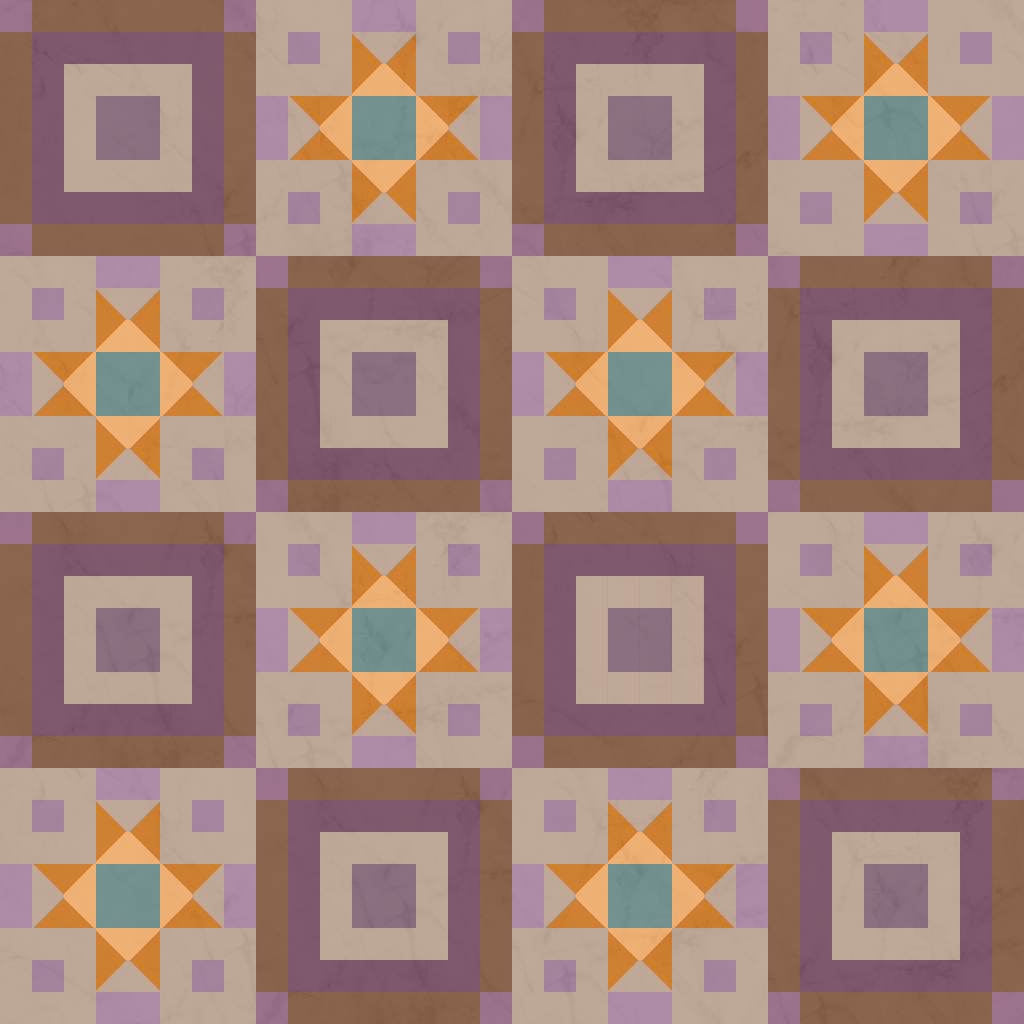

Tiled map render using the project's own tile images. Description and the map definition, with tile-layer contents summarised, below:
An orthogonal 32x32 tile map with 32x32 px tiles, 4 tile layers (Tile Layer 1, setting, purp setting, ...), 3 hidden layers not drawn, 6 tilesets.

<map version="1.2" tiledversion="1.2.0" orientation="orthogonal" renderorder="right-down" width="32" height="32" tilewidth="32" tileheight="32" infinite="0" nextlayerid="9" nextobjectid="1">
 <tileset firstgid="1" source="film_color_palettes_t.tsx" />
 <tileset firstgid="271" source="new_ties.tsx" />
 <tileset firstgid="1039" source="marb.tsx" />
 <tileset firstgid="1363" source="purples.tsx" />
 <tileset firstgid="1559" source="FloorsMarble0007_1_download600.tsx" />
 <tileset firstgid="1775" source="newties2.tsx" />
 <layer id="8" name="cracks" width="32" height="32" visible="0" opacity="0.97">
  <data>[1024 cells, 3 non-empty, 3 distinct tile ids]</data>
 </layer>
 <layer id="1" name="Tile Layer 1" width="32" height="32">
  <data>[1024 cells, 1024 non-empty, 18 distinct tile ids]</data>
 </layer>
 <layer id="4" name="setting" width="32" height="32" opacity="0.63">
  <data>[1024 cells, 1024 non-empty, 18 distinct tile ids]</data>
 </layer>
 <layer id="6" name="purp setting" width="32" height="32" opacity="0.24">
  <data>[1024 cells, 320 non-empty, 4 distinct tile ids]</data>
 </layer>
 <layer id="3" width="32" height="32" opacity="0.18">
  <data>[1024 cells, 1024 non-empty, 170 distinct tile ids]</data>
 </layer>
 <layer id="7" name="second purp setting" width="32" height="32" visible="0" opacity="0.22">
  <data>[1024 cells, 0 non-empty, 0 distinct tile ids]</data>
 </layer>
 <layer id="2" name="wanger" width="32" height="32" visible="0">
  <data>[1024 cells, 0 non-empty, 0 distinct tile ids]</data>
 </layer>
</map>
